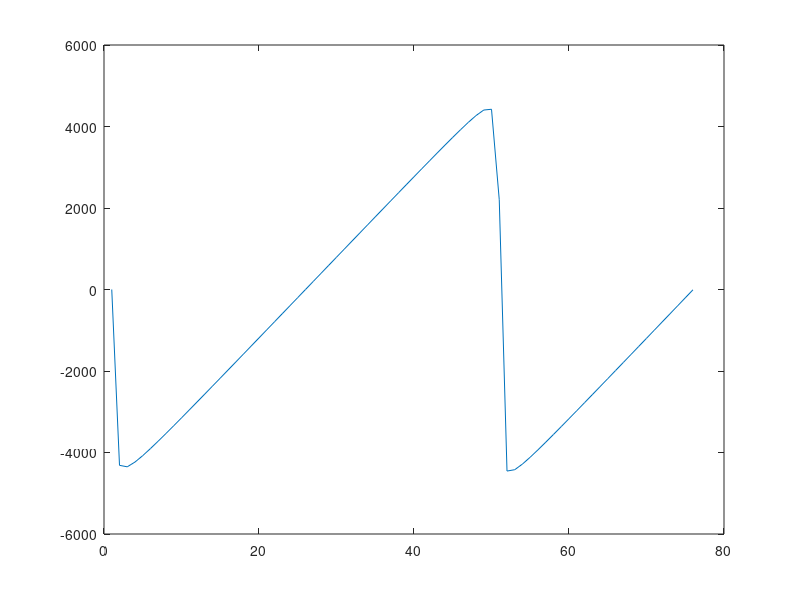

This chart was generated by the following MATLAB code:
T=1/440
A=5000
Fs=22050
t=[0:1/Fs:T*1.5]
x=0;
for k=1:50   
x=x-(((2*A)/(pi*k))*sin(((2*pi)/T)*k*(t)));
end
figure(1);
plot(x)